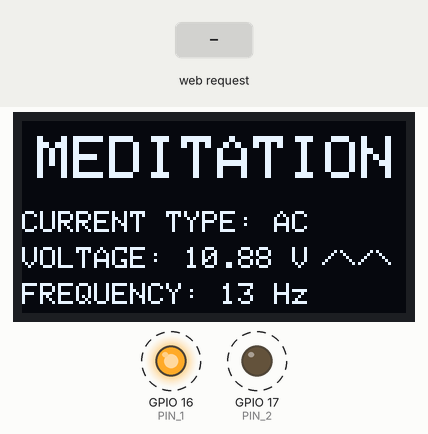
Bench run of a sketch on a simulated ESP32. On the bench: 128×64 one-colour display, output pins drawn as LEDs (lit = HIGH). Dashed ring = blinking. The inputs (shaded band) are chosen by the test bench. EEPROM starts erased.

Above: at 1.2 s.
1.3 s: HTTP request GET /submit?frequency=120 received
At 2.89 s:
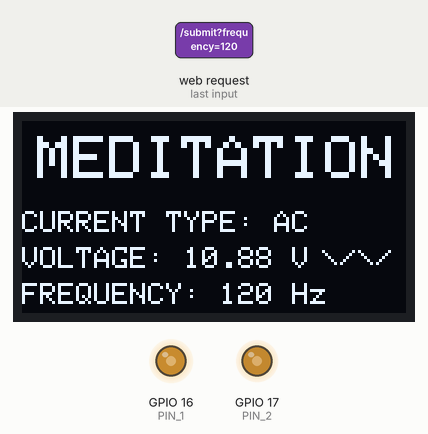
3.0 s: HTTP request GET /submit?frequency=1 received
At 3.15 s:
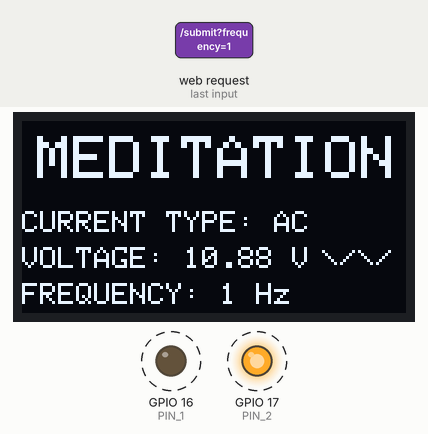
4.8 s: HTTP request GET /submit received
At 4.96 s:
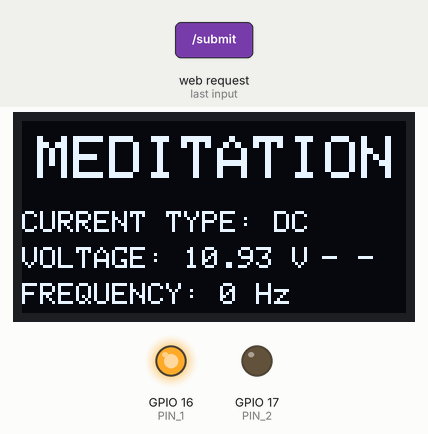
6.6 s: HTTP request GET /submit?frequency=0 received
8.4 s: HTTP request GET /submit?frequency=120 received
At 9.03 s:
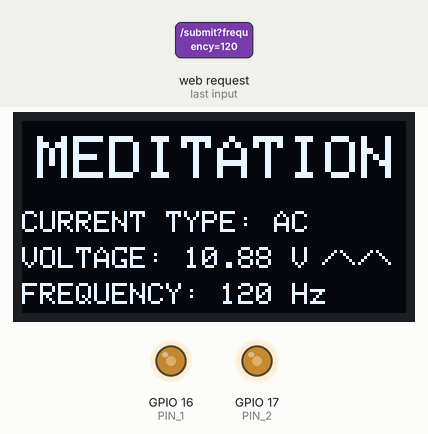
10.2 s: HTTP request GET /submit received
At 10.31 s:
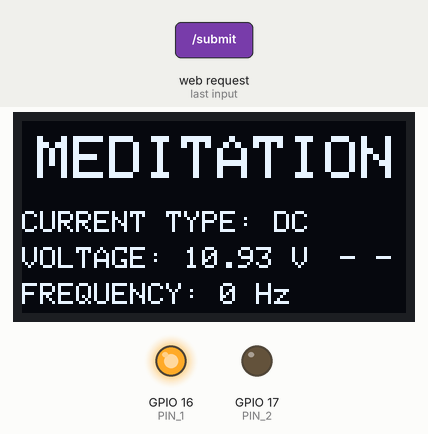
Timing chart, 0 to 13.0 s (numbered marks = the images above; inputs shaded):
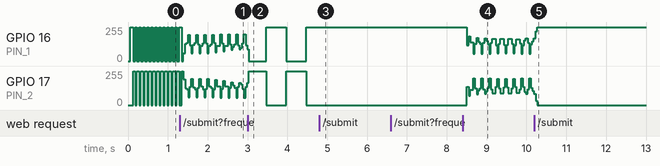

Measured:
- after the input at 1.3 s, the display: first changes at once (image 1 shows a later state)
- after the input at 3.0 s, the display: first changes at once (image 2 shows a later state)
- after the input at 4.8 s, GPIO 16 (PIN_1): stops changing and stays 255/255; GPIO 17 (PIN_2): stops changing and stays 0/255; the display: first changes at once (image 3 shows a later state)
- after the input at 10.2 s, the display: changes after 0.07 s (image 5)
- by itself, GPIO 16 (PIN_1): alternates 255/255 for 0.50 s and 0/255 for 0.47 s
- by itself, GPIO 17 (PIN_2): alternates 255/255 for 0.47 s and 0/255 for 0.50 s

The sketch:

meditation.ino
```cpp
#include <EEPROM.h>
#include <SPI.h>
#include <Wire.h>
#include <Adafruit_GFX.h>
#include <Adafruit_SSD1306.h>
#include <WiFi.h>
#include <WebServer.h>
#include <ArduinoOTA.h>

#define SCREEN_WIDTH 128 // OLED display width, in pixels
#define SCREEN_HEIGHT 64 // OLED display height, in pixels

#ifndef STASSID
#define STASSID "Meditation"
#define STAPSK "a1b2c3d4e5"
#endif

#define OLED_RESET     -1 // Reset pin # (or -1 if sharing Arduino reset pin)
#define SCREEN_ADDRESS 0x3C ///< See datasheet for Address; 0x3D for 128x64, 0x3C for 128x32
Adafruit_SSD1306 display(SCREEN_WIDTH, SCREEN_HEIGHT, &Wire, OLED_RESET);

WebServer server(80);

#define DEFAULT_MARKER 7867
#define DEFAULT_FREQUENCY 13.0
#define BLINK_DELAY 100000
#define AP_TIMEOUT 120000000  // Microseconds
long lastTime = -1;
bool isPolirityForward = true;
long halfCycleDelay = ((1/DEFAULT_FREQUENCY) * 1000 * 1000)/2;
bool isPowerAC = true;
bool blink = true;
long lastTimeBlink;
long wifiOnTime = -1;
bool isWiFiOn = false;

int PIN_SDA = 21;
int PIN_SCL = 22;
int PIN_1 = 16;
int PIN_2 = 17;

// EEPROM Operations
struct Data {
  int marker;
  float frequency;
};

Data data;

void handleRoot() {
  wifiOnTime = micros();
  String html = R"=====(
    <!DOCTYPE html>
    <html>
    <head>
      <title>Meditation, by Mujeeb Mohammad</title>
      <meta name="viewport" content="width=device-width, initial-scale=1.0">
    </head>
    <body>
      <center>
        <h1>Meditation</h1>
        <h4>by Mujeeb Mohammad (+91 9880506766 / mohammad.mujeeb@gmail.com)</h4>
        <form action="/submit" method="GET">
          Frequency: <input type="text" name="frequency" value="%value%">
          <input type="submit" value="Change">
        </form>
      </center>
    </body>
    </html>
  )=====";
  html.replace("%value%", String(data.frequency));
  server.send(200, "text/html", html);
}

void handleSubmit() {
  wifiOnTime = micros();
  String receivedValue = server.arg("frequency");
  float freq = receivedValue.toFloat();
  if(freq < 0 || freq > 5000) {
    server.send(200, "text/plain", "Frequency " + receivedValue + " is Invalid. Please enter a value from 0 to 5000.");
    return;
  }

  data.frequency = freq;
  saveData();

  updateDisplay();

  if(data.frequency == 0) {
    digitalWrite(PIN_1, HIGH);
    digitalWrite(PIN_2, LOW);
  }
  server.send(200, "text/plain", "Frequency " + receivedValue + " saved Successfully.");
}

void handleNotFound() {
  wifiOnTime = micros();
  String message = "File Not Found\n\n";
  message += "URI: ";
  message += server.uri();
  message += "\nMethod: ";
  message += (server.method() == HTTP_GET) ? "GET" : "POST";
  message += "\nArguments: ";
  message += server.args();
  message += "\n";
  for (uint8_t i = 0; i < server.args(); i++) { message += " " + server.argName(i) + ": " + server.arg(i) + "\n"; }
  server.send(404, "text/plain", message);
}

void saveData() {
  if(data.frequency != 0) {
    halfCycleDelay = ((1/data.frequency) * 1000 * 1000)/2;
    isPowerAC = true;
  } else {
    isPowerAC = false;
  }
  EEPROM.put(0, data);
  EEPROM.commit();
}

void updateDisplay() {
  display.clearDisplay();

  // Not all the characters will fit on the display. This is normal.
  // Library will draw what it can and the rest will be clipped.
  display.setTextSize(2);       // Normal 1:1 pixel scale
  display.setCursor(5, 5);     // Start at top-left corner
  display.write("MEDITATION");

  display.setTextSize(1);       // Normal 1:1 pixel scale
  if(isPowerAC) {
    display.setCursor(0, 30);
    display.write("CURRENT TYPE: AC");
    display.setCursor(0, 42);
    display.write("VOLTAGE: 10.88 V");
  } else {
    display.setCursor(0, 30);
    display.write("CURRENT TYPE: DC");
    display.setCursor(0, 42);
    display.write("VOLTAGE: 10.93 V");
  }

  display.setCursor(0, 54);     // Start at top-left corner
  char buffer[128];
  String str = "FREQUENCY: " + String(data.frequency, 0) + " Hz";
  str.toCharArray(buffer, 128);
  display.write(buffer);

  display.display();
}

void animatePower() {
  display.setCursor(100, 42);
  display.setTextColor(SSD1306_BLACK);

  if(isPowerAC) {
    if(blink) {
      display.write("\\/\\/");
      display.setCursor(100, 42);
      display.setTextColor(SSD1306_WHITE);
      display.write("/\\/\\");
      blink = false;
    } else {
      display.write("/\\/\\");
      display.setCursor(100, 42);
      display.setTextColor(SSD1306_WHITE);
      display.write("\\/\\/");
      blink = true;
    }
  } else {
    if(blink) {
      display.write("- -");
      display.setCursor(100, 42);
      display.setTextColor(SSD1306_WHITE);
      display.write(" - -");
      blink = false;
    } else {
      display.write(" - -");
      display.setCursor(100, 42);
      display.setTextColor(SSD1306_WHITE);
      display.write("- -");
      blink = false;
      blink = true;
    }
  }

  display.display();
}

void turnOnAP(bool isOn) {
    if(isOn) {
      // AP Mode
      WiFi.softAP(STASSID, STAPSK);

      // Port defaults to 8266
      // ArduinoOTA.setPort(8266);

      // Hostname defaults to esp8266-[ChipID]
      ArduinoOTA.setHostname("Meditation");

      // No authentication by default
      // ArduinoOTA.setPassword("admin");

      // Password can be set with it's md5 value as well
      // MD5(admin) = 21232f297a57a5a743894a0e4a801fc3
      // ArduinoOTA.setPasswordHash("21232f297a57a5a743894a0e4a801fc3");

      ArduinoOTA.onStart([]() {
        String type;
        if (ArduinoOTA.getCommand() == U_FLASH) {
          type = "sketch";
        } else {  // U_FS
          type = "filesystem";
        }
      });

      ArduinoOTA.begin();

      // Web Server
      server.on("/", handleRoot);
      server.on("/submit", handleSubmit);
      server.on("/inline", []() {
        server.send(200, "text/plain", "this works as well");
      });
      server.onNotFound(handleNotFound);

      server.begin();
      isWiFiOn = true;
      wifiOnTime = millis();
    } else {

      // MDNS.end();
      ArduinoOTA.end();
      server.stop();
      WiFi.mode(WIFI_OFF);
      isWiFiOn = false;
    }
}

// the setup function runs once when you press reset or power the board
void setup() {

  EEPROM.begin(sizeof(data));

  EEPROM.get(0, data);

  if(data.marker != DEFAULT_MARKER) {
    data.marker = DEFAULT_MARKER;
    data.frequency = DEFAULT_FREQUENCY;
    saveData();
  }

  if(data.frequency != 0) {
    halfCycleDelay = ((1/data.frequency) * 1000 * 1000)/2;
    isPowerAC = true;
  } else {
    isPowerAC = false;
  }

  // initialize digital pin LED_BUILTIN as an output.
  pinMode(PIN_1, OUTPUT);
  pinMode(PIN_2, OUTPUT);

  Wire.begin(PIN_SDA, PIN_SCL);
  display.begin(SSD1306_SWITCHCAPVCC, SCREEN_ADDRESS);

  display.setTextColor(SSD1306_WHITE); // Draw white text
  display.cp437(true);         // Use full 256 char 'Code Page 437' font

  updateDisplay();

  // Initial setup
  digitalWrite(PIN_1, HIGH);
  digitalWrite(PIN_2, LOW);

  turnOnAP(true);

  lastTime = lastTimeBlink = micros();
}

// the loop function runs over and over again forever
void loop() {

  if(isWiFiOn) {
    ArduinoOTA.handle();
    server.handleClient();
  }

  long currentTime = micros();

  if(isWiFiOn && currentTime - wifiOnTime > AP_TIMEOUT) {
    turnOnAP(false);
  }

  if(currentTime - lastTimeBlink > BLINK_DELAY) {
    animatePower();
    lastTimeBlink = currentTime;
  }

  if(!isPowerAC) {
    return;
  }

  if(currentTime - lastTime >= halfCycleDelay) {

    if(isPolirityForward) {

      digitalWrite(PIN_1, HIGH);
      digitalWrite(PIN_2, LOW);
      isPolirityForward = false;
    } else {

      digitalWrite(PIN_1, LOW);
      digitalWrite(PIN_2, HIGH);
      isPolirityForward = true;
    }

    lastTime = currentTime;
  }
}
```
